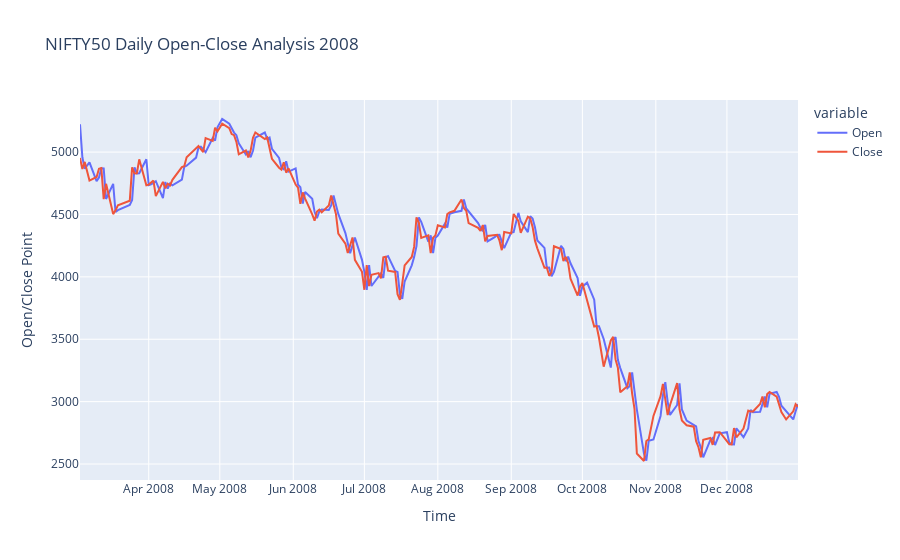

The notebook cell saved with this chart:
### Code cell
year = int(input('Enter the year for which you want plot:'))

nifty_50_specific_year = nifty50[nifty50['Year']==year]

fig = px.line(nifty_50_specific_year, 
              x='Date',
              y=['Open', 'Close'],
              title=f'NIFTY50 Daily Open-Close Analysis {year}'
             )
fig.update_layout(xaxis_title="Time", 
                  yaxis_title="Open/Close Point"
                 )
fig.show()

### Figure 1 — Plotly figure (JSON) as saved in the notebook; plotly's stock layout.template omitted (floating-point values rounded to 4 significant figures; data arrays with more than 128 entries replaced by an {"elided": "..."} marker saying what was removed)
{"data": [{"hovertemplate": "variable=Open<br>Date=%{x}<br>value=%{y}<extra></extra>", "legendgroup": "Open", "line": {"color": "#636efa", "dash": "solid"}, "marker": {"symbol": "circle"}, "mode": "lines", "name": "Open", "orientation": "v", "showlegend": true, "type": "scatter", "x": {"elided": "202 str values"}, "xaxis": "x", "y": {"elided": "202 float values"}, "yaxis": "y"}, {"hovertemplate": "variable=Close<br>Date=%{x}<br>value=%{y}<extra></extra>", "legendgroup": "Close", "line": {"color": "#EF553B", "dash": "solid"}, "marker": {"symbol": "circle"}, "mode": "lines", "name": "Close", "orientation": "v", "showlegend": true, "type": "scatter", "x": {"elided": "202 str values"}, "xaxis": "x", "y": {"elided": "202 float values"}, "yaxis": "y"}], "layout": {"legend": {"title": {"text": "variable"}, "tracegroupgap": 0}, "title": {"text": "NIFTY50 Daily Open-Close Analysis 2008"}, "xaxis": {"anchor": "y", "domain": [0, 1], "title": {"text": "Time"}}, "yaxis": {"anchor": "x", "domain": [0, 1], "title": {"text": "Open/Close Point"}}}}
